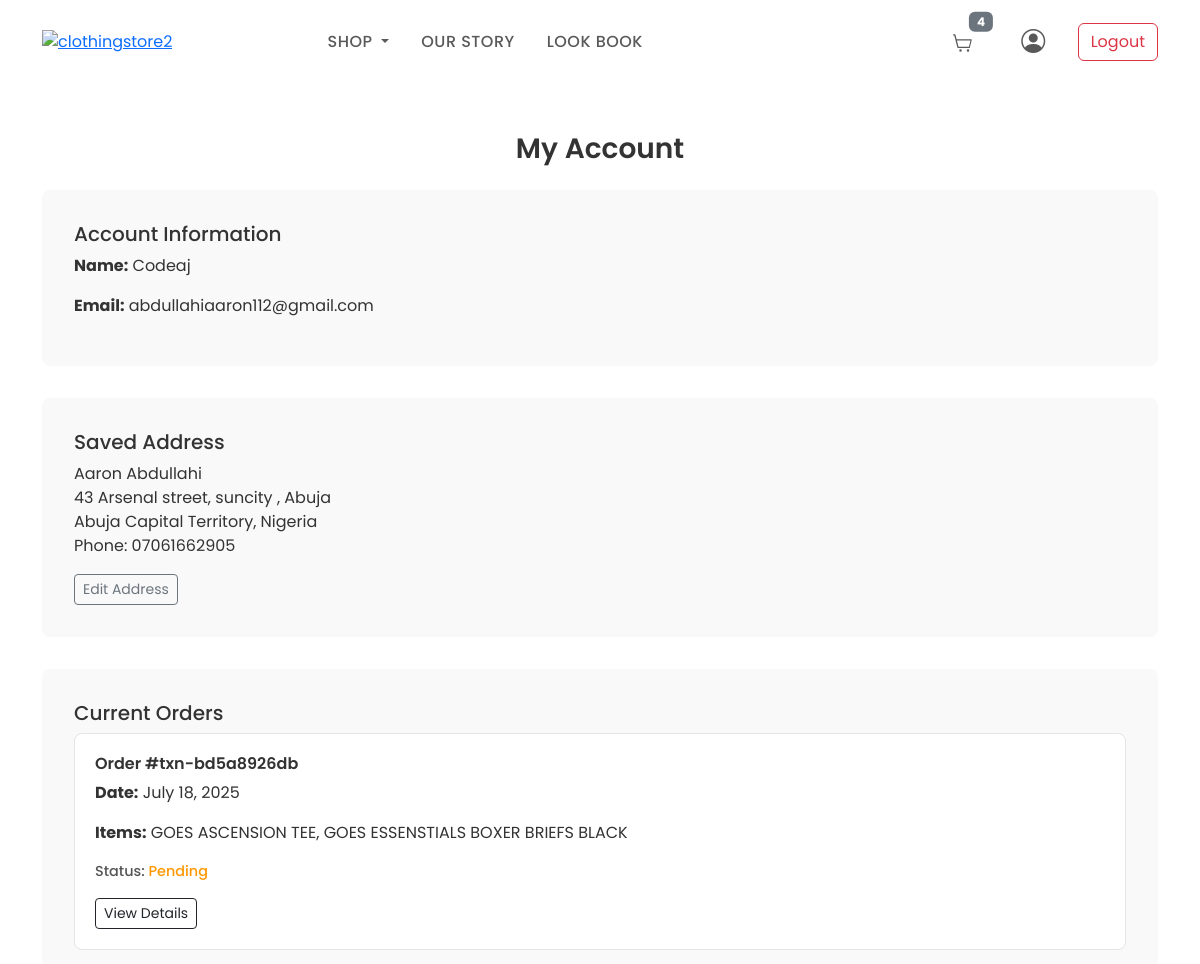
/profile (signed in, upper part), run on an earlier commit of the app's database.
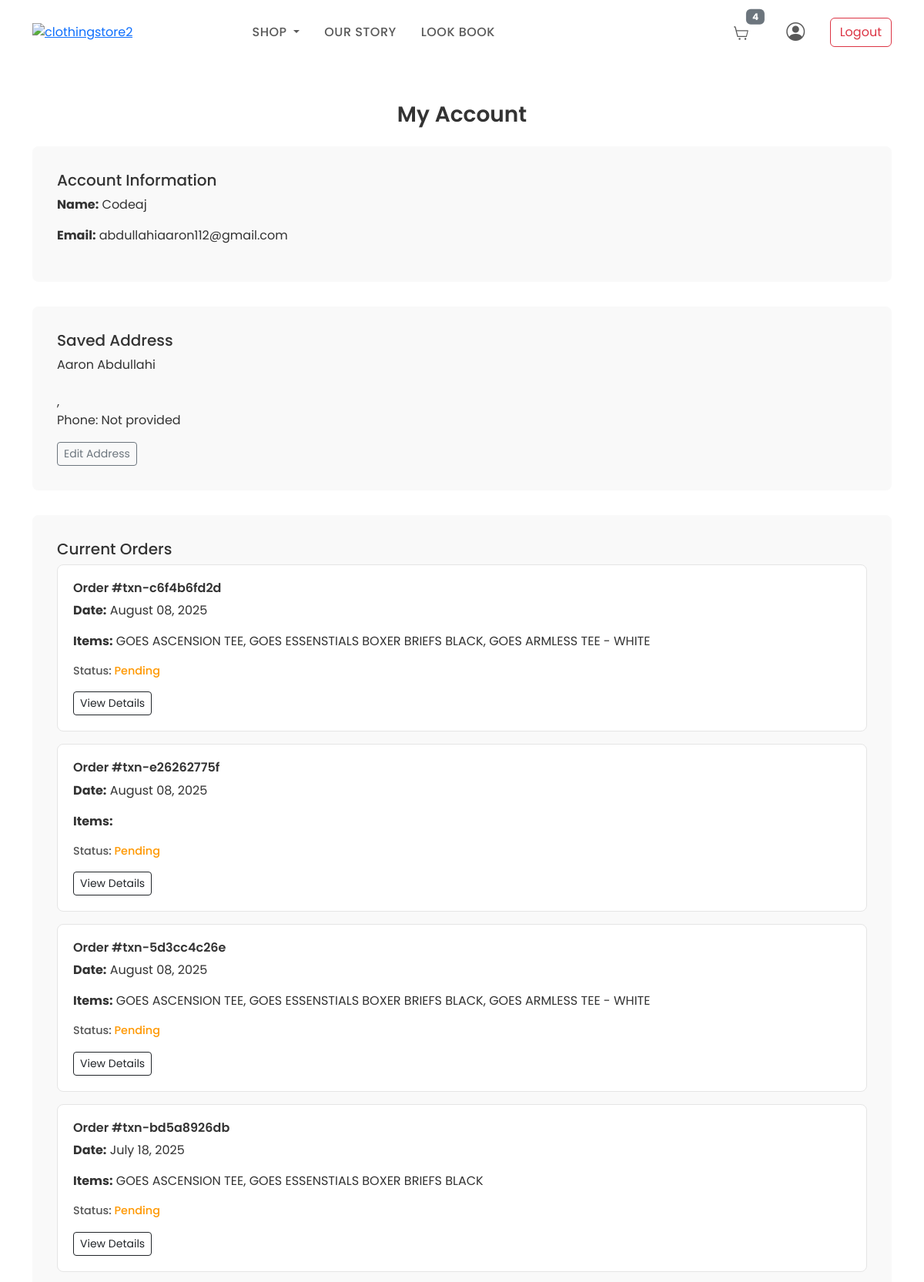
And on a later commit of the database.
### GOESApp/models.py (models this page shows, shortened)
class CustomUser(AbstractUser):
    first_name = models.CharField(max_length=20)
    last_name = models.CharField(max_length=20)
    username = models.CharField(max_length=20, unique=True)
    email = models.EmailField(unique=True)
    phone_number = models.CharField(max_length=15, null=True, unique=True)
    profile_picture = models.ImageField(upload_to='profile_pictures/', blank=True, null=True)
    bio = models.TextField(blank=True, null=True)
    address = models.OneToOneField('Address', on_delete=models.SET_NULL, null=True, blank=True, related_name='user')
    USERNAME_FIELD = 'email'
    REQUIRED_FIELDS = ['username']
    class Meta:
        verbose_name = 'User'
        verbose_name_plural = 'Users'

class Address(models.Model):
    full_name = models.CharField(max_length=100, blank=True, null=True)
    street = models.CharField(max_length=255, blank=True, null=True)
    city = models.CharField(max_length=100, blank=True, null=True)
    state = models.CharField(max_length=100, blank=True, null=True)
    postal_code = models.CharField(max_length=20, blank=True, null=True)
    country = models.CharField(max_length=100, blank=True, null=True)
    phone_number = models.CharField(max_length=15, null=True, blank=True)
    class Meta:
        verbose_name = 'Address'
        verbose_name_plural = 'Addresses'

class Transaction(models.Model):
    user = models.ForeignKey(CustomUser, on_delete=models.CASCADE, related_name='transactions', null=True, blank=True)
    amount = models.DecimalField(max_digits=10, decimal_places=2)
    products = models.ManyToManyField(Product, related_name='transactions')
    tx_ref = models.CharField(max_length=100, unique=True)
    flw_transaction_id = models.CharField(max_length=100, blank=True, null=True)
    address = models.ForeignKey(Address, on_delete=models.SET_NULL, null=True, blank=True)
    order_note = models.TextField(blank=True, null=True)
    discount_code = models.ForeignKey(DiscountCode, on_delete=models.SET_NULL, null=True, blank=True)
    TRANSACTION_STATUS_CHOICES = (
        ('pending', 'Pending'),
        ('processing', 'Processing'),
        ('approved', 'Approved'),
        ('declined', 'Declined'),
    )
    transaction_status = models.CharField(max_length=20, choices=TRANSACTION_STATUS_CHOICES, default='pending')
    transaction_date = models.DateTimeField(auto_now_add=True)
    class Meta:
        verbose_name = 'Transaction'
        verbose_name_plural = 'Transactions'
        ordering = ['-transaction_date']

class Product(models.Model):
    name = models.CharField(max_length=100, blank=True, null=True)
    price = models.DecimalField(max_digits=10, decimal_places=2)
    slash_price = models.DecimalField(max_digits=10, decimal_places=2, null=True, blank=True)
    category = models.ForeignKey(
        Category,
        on_delete=models.CASCADE,
        related_name="products",
        default=get_default_category
    )
    in_stock = models.PositiveIntegerField(default=0, help_text="Number of items in stock")
    description = CKEditor5Field('Text', config_name='default')
    is_active = models.BooleanField(default=True)
    sizes = models.ManyToManyField(Size, related_name='products', blank=True, null=True, help_text="Available sizes for the product")
    colors = models.ManyToManyField(Color, related_name='products', blank=True, null=True, help_text="Available colors for the product")
    created_at = models.DateTimeField(auto_now_add=True)
    updated_at = models.DateTimeField(auto_now=True)
    class Meta:
        verbose_name = "Product"
        verbose_name_plural = "Products"

### GOESApp/views.py (the view)
# urls.py: path('profile', views.profile, name='profile'),
@login_required(login_url='/login_user')
def profile(request):
    user = request.user
    address = user.address if hasattr(user, 'address') else None
    categories = Category.objects.all()
    cart_count = 0
    if user.is_authenticated:
        cart, created = Cart.objects.get_or_create(user=user)
        cart_count = cart.items.count()
    transactions = Transaction.objects.filter(user=user).order_by('-transaction_date')
    current_orders = transactions.filter(transaction_status__in=['pending', 'processing', 'approved'])
    past_orders = transactions.filter(transaction_status='declined')  # Add 'delivered' status in the future
    context = {
        'user': user,
        'address': address,
        'categories': categories,
        'cart_count': cart_count,
        'current_orders': current_orders,
        'past_orders': past_orders,
    }
    return render(request, 'GOESAPP/profile.html', context)

### GOESApp/context_processors.py (called while the page is built)
def cart_item_count(request):
    count = 0
    try:
        if request.user.is_authenticated:
            cart = Cart.objects.get(user=request.user)
        else:
            session_key = request.session.session_key
            if not session_key:
                request.session.create()
            session_key = request.session.session_key
            cart = Cart.objects.get(session_key=session_key)
        if cart:
            count = sum(item.quantity for item in cart.items.all())
    except Cart.DoesNotExist:
        pass
    return {'cart_count': count}

### GOESApp/templates/GOESAPP/profile.html (shortened to what this page needs)
{% load static %}
<!DOCTYPE html>
<html lang="en">
<head>
  <link rel="stylesheet" href="https://cdn.jsdelivr.net/npm/bootstrap-icons@1.10.5/font/bootstrap-icons.css">
  <link href="https://cdn.jsdelivr.net/npm/bootstrap@5.3.0/dist/css/bootstrap.min.css" rel="stylesheet">
</head>
<body>
  <nav class="navbar navbar-expand-lg navbar-light bg-white py-3">
    <div class="container">
      <div class="mcb-column-inner mfn-module-wrapper mcb-column-inner-hh9pp43d mcb-item-header_logo-inner">
        <a class="logo-wrapper" href="{% url 'home' %}">
          <img style="width:100px;" src="{% static 'images/LOGO_20_TRANS[1].png'%}" alt="clothingstore2" />
        </a>
      </div>
      <div class="collapse navbar-collapse" id="navMenu">
        <ul class="navbar-nav mx-auto">
          <li class="nav-item dropdown">
            <a class="nav-link dropdown-toggle" href="#" id="collectionsDropdown" role="button" data-bs-toggle="dropdown" aria-expanded="false">
              Shop
            </a>
          </li>
          <li class="nav-item">
            <a class="nav-link" href="{% url 'our_story' %}">Our Story</a>
          </li>
          <li class="nav-item">
            <a class="nav-link" href="{% url 'shop' %}">Look Book</a>
          </li>
        </ul>
        <ul class="navbar-nav ms-auto align-items-center">
          {% if user.is_authenticated %}
            <li class="nav-item me-3">
              <a class="nav-link position-relative" href="{% url 'cart' %}">
                {% if cart_count > 0 %}
                  <span class="badge bg-secondary position-absolute top-0 start-100 translate-middle">{{ cart_count }}</span>
                {% endif %}
              </a>
            </li>
            <li class="nav-item me-3">
              <a class="nav-link" href="{% url 'profile' %}" title="Your Account">
                <i class="bi bi-person-circle" style="font-size: 1.5rem;"></i>
              </a>
            </li>
            <li class="nav-item">
              <a class="btn btn-outline-danger" href="{% url 'logout_user' %}">Logout</a>
            </li>
          {% endif %}
        </ul>
      </div>
    </div>
  </nav>
  <div class="container my-5">
    <h2 class="section-title text-center">My Account</h2>
    <div class="profile-card">
      <h5>Account Information</h5>
      <p><strong>Name:</strong> {{ user.username }}</p>
      <p><strong>Email:</strong> {{ user.email }}</p>
    </div>
    <div class="profile-card">
      <h5>Saved Address</h5>
      {% if address %}
        <p>
          {{ user.first_name }} {{ user.last_name }}<br>
          {{ address.street|default_if_none:"" }}<br>
          {{ address.city|default_if_none:"" }}, {{ address.country|default_if_none:"" }}<br>
          Phone: {{ address.phone_number|default_if_none:"Not provided" }}
        </p>
        <a href="{% url 'edit_address' %}" class="btn btn-outline-secondary btn-sm">Edit Address</a>
      {% else %}
        <p>No address saved.</p>
        <a href="{% url 'edit_address' %}" class="btn btn-outline-secondary btn-sm">Add Address</a>
      {% endif %}
    </div>
    <div class="profile-card">
      <h5>Current Orders</h5>
      {% if current_orders %}
        {% for order in current_orders %}
          <div class="order-card">
            <h6>Order #{{ order.tx_ref }}</h6>
            <p><strong>Date:</strong> {{ order.transaction_date|date:"F d, Y" }}</p>
            <p><strong>Items:</strong>
              {% for product in order.products.all %}
                {{ product.name }}{% if not forloop.last %}, {% endif %}
              {% endfor %}
            </p>
            <p class="order-status">
              Status:
              <span class="status-{{ order.transaction_status }}">
                {{ order.transaction_status|capfirst }}
              </span>
            </p>
            <a href="{% url 'order_detail' order.id %}" class="btn btn-sm btn-outline-dark">View Details</a>
          </div>
        {% endfor %}
      {% else %}
        <p>No current orders.</p>
      {% endif %}
    </div>
  </div>
</body>
</html>

### GOESApp/templates/GOESAPP/profile.html (style rules this page uses)
body { font-family: 'Poppins', sans-serif; color: #333; }
.nav-link { text-transform: uppercase; font-weight: 500; letter-spacing: .5px; margin: 0 .5rem; }
.section-title { font-size: 1.75rem; font-weight: 600; margin-bottom: 1.5rem; }
.profile-card { background: #f9f9f9; padding: 2rem; border-radius: .5rem; margin-bottom: 2rem; }
.order-card { border: 1px solid #e5e5e5; border-radius: .5rem; padding: 1.25rem; margin-bottom: 1rem; background: #fff; }
.order-card h6 { font-weight: 600; }
.order-status { font-size: 0.9rem; font-weight: 500; color: #555; }
.status-pending { color: #ff9800; }

What changed in the data, as far as the page shows it:
changed Address: phone_number "07061662905" → "Not provided"; street "43 Arsenal street, suncity , Abuja" → (not shown); city "Abuja Capital Territory" → (not shown); country "Nigeria" → (not shown)
added Transaction: tx_ref "txn-c6f4b6fd2d", transaction_date "August 08, 2025", transaction_status "Pending", Product (name "GOES ASCENSION TEE"), Product (name "GOES ESSENSTIALS BOXER BRIEFS BLACK")
now on this page (row unchanged): Product: name "GOES ARMLESS TEE - WHITE"
added Transaction: tx_ref "txn-e26262775f", transaction_date "August 08, 2025", transaction_status "Pending"
added Transaction: tx_ref "txn-5d3cc4c26e", transaction_date "August 08, 2025", transaction_status "Pending", Product (name "GOES ASCENSION TEE"), Product (name "GOES ESSENSTIALS BOXER BRIEFS BLACK")
